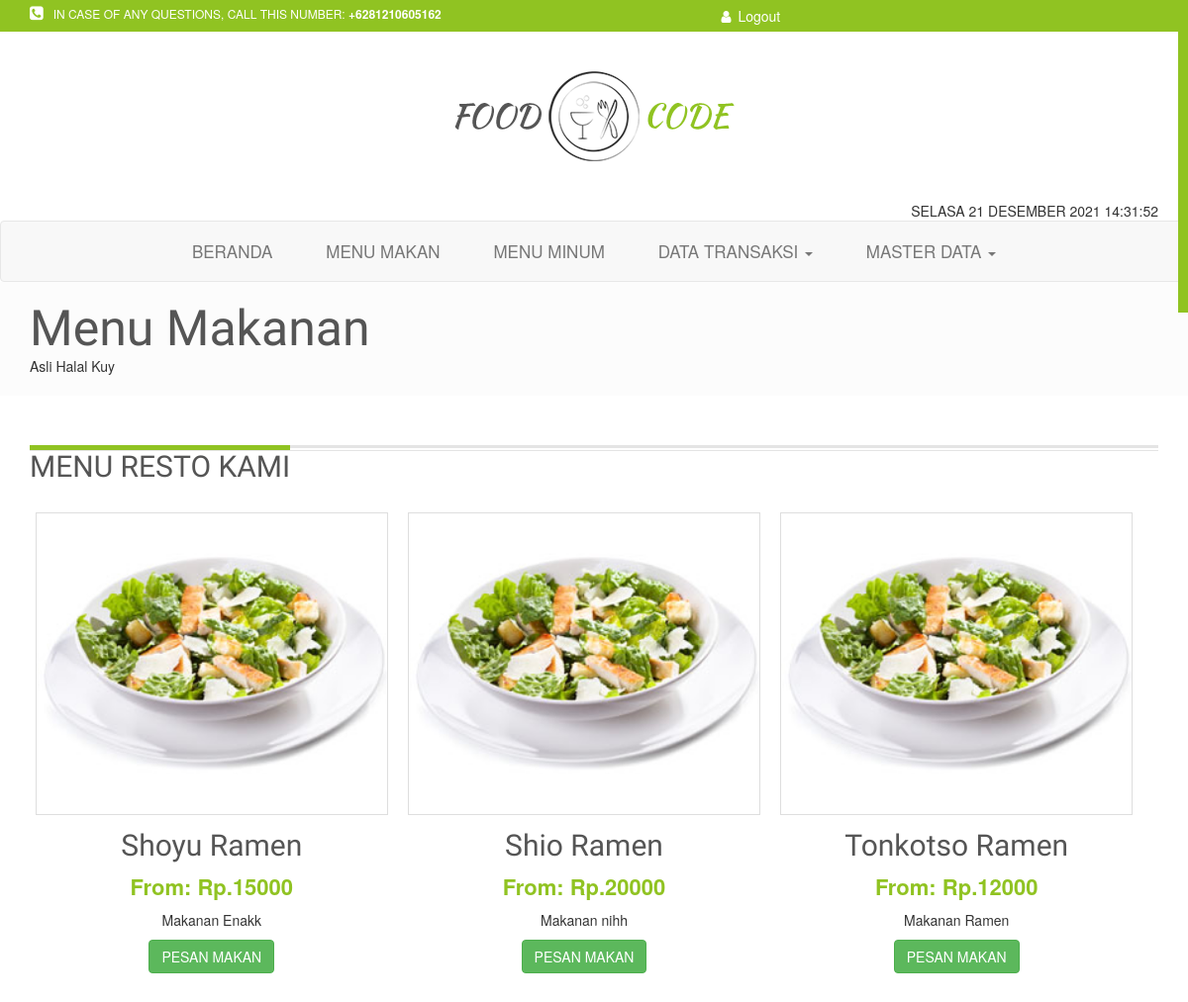
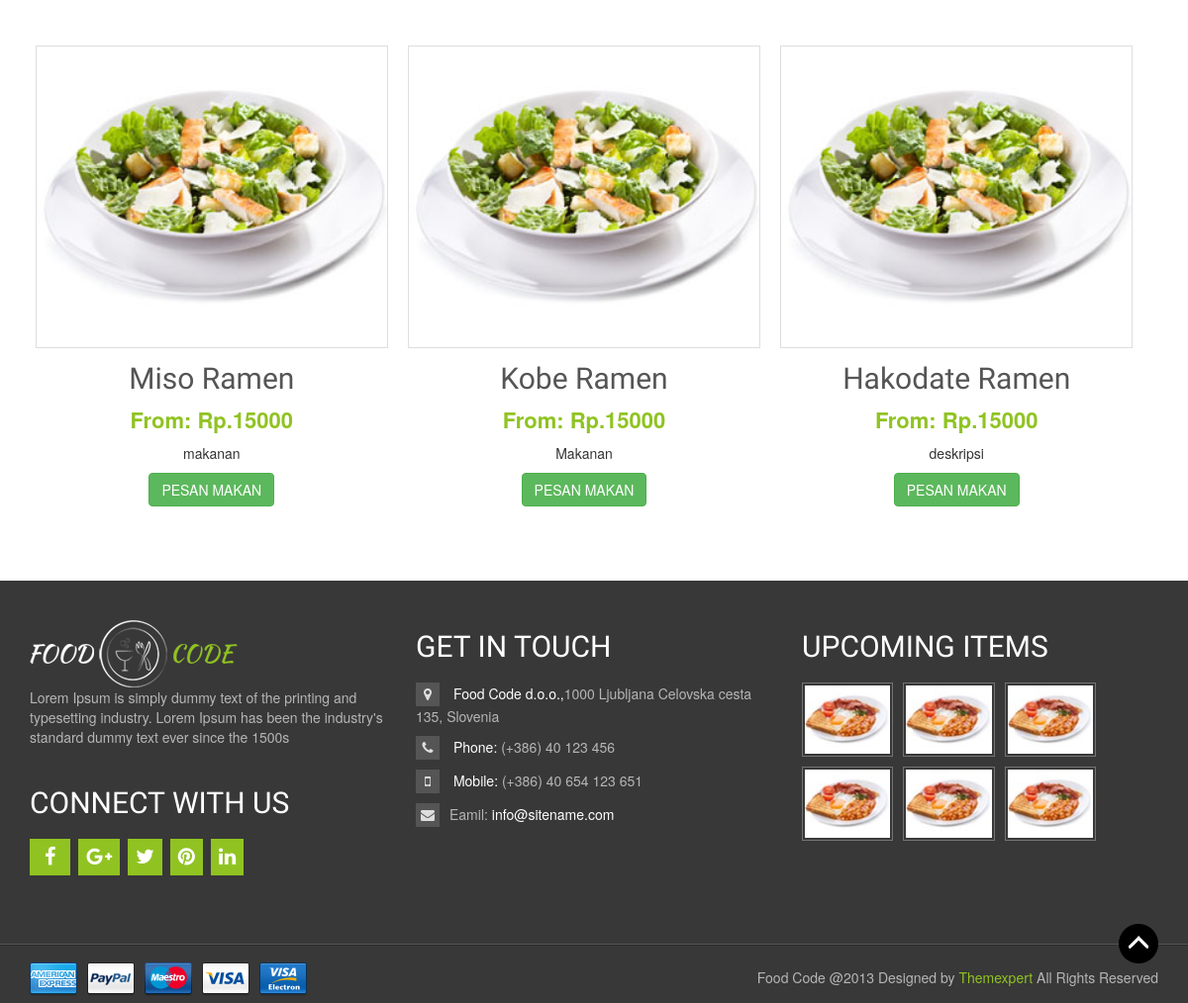
The page /makanan.php (signed in) on the database its author committed (2 pictures, top to bottom).
### tables this page shows
CREATE TABLE `barang`  (
  `id` int(11) NOT NULL AUTO_INCREMENT,
  `nama` varchar(255) NULL DEFAULT NULL,
  `harga` varchar(255) NULL DEFAULT NULL,
  `deskripsi` varchar(255) NULL DEFAULT NULL,
  `tipe` varchar(255) NULL DEFAULT NULL,
  `status` varchar(255) NULL DEFAULT NULL,
  PRIMARY KEY (`id`) USING BTREE
);

### makanan.php (the view, shortened to what this page needs)
<!doctype html>
<html lang="en">
<head>
	<link rel="stylesheet" href="css/nivo-slider.css" type="text/css" />
	<link rel="stylesheet" href="css/owl.carousel.css">
	<link rel="stylesheet" href="css/bootstrap.min.css">
	<link rel="stylesheet" href="css/font-awesome.min.css">
	<link rel="stylesheet" href="css/style.css">
	<link rel="stylesheet" href="css/responsive.css">
</head>
<body>
	<?php
		require_once('header.php');
	?>
	<section id="topic-header">
		<div class="container">
			<div class="row">
				<div class="col-md-4">
					<h1>Menu Makanan</h1>
					<p>Asli Halal Kuy</p>
			</div>
		</div>
	</section>
	<section id="shop">
		<div class="container">
			<div class="row">
				<div class="col-md-12">
					<div class="products-heading">
						<h2>MENU RESTO KAMI</h2>
					</div>
					<div class="product-grid">
					    <ul>
					    	<?php
					    		$ambildata = mysqli_query($conn,"SELECT * FROM barang where tipe = 1");
									$row = mysqli_num_rows($ambildata);
									if ($row > 0) {
										while($tampil = mysqli_fetch_array($ambildata)){
											echo "<li><div class=\"products\">
													<a href=\"#\">
														<img src=\"images/product-image-8.jpg\" alt=\"\">
													</a>
													<a href=\"#\">
														<h4>".$tampil['nama']."</h4>
													</a>
													<p class=\"price\">From: Rp.".$tampil['harga']."</p>
													<p >".$tampil['deskripsi']."</p>
													<div >
														<button type=\"button\" class=\"btn btn-success\" data-toggle=\"modal\" data-target=\"#tambah\">PESAN MAKAN</button>
													</div>
												</div></li>";
										}
									}else {
										echo "<tr>
													<td colspan=\"9\" align=\"center\"> TIdak ada data</td>
													</tr>";
									}
					    	?>
								    </div>
								  </div>
								</div>
					</div>
	<footer>
		<div class="container">
			<div class="row">
				<div class="col-md-4">
					<div class="block clearfix">
						<a href="#">
							<img src="images/footer-logo.png" alt="">
						</a>
						<p>
							Lorem Ipsum is simply dummy text of the printing and typesetting industry. Lorem Ipsum has been the industry's standard dummy text ever since the 1500s
						</p>
						<h4 class="connect-heading">CONNECT WITH US</h4>
						<ul class="social-icon">
							<li>
								<a class="facebook-icon" href="#">
									<i class="fa fa-facebook"></i>
								</a>
							</li>
							<li>
								<a class="plus-icon" href="#">
									<i class="fa fa-google-plus"></i>
								</a>
							</li>
							<li>
								<a class="twitter-icon" href="#">
									<i class="fa fa-twitter"></i>
								</a>
							</li>
							<li>
								<a class="pinterest-icon" href="#">
									<i class="fa fa-pinterest"></i>
								</a>
							</li>
							<li>
								<a class="linkedin-icon" href="#">
									<i class="fa fa-linkedin"></i>
								</a>
							</li>
						</ul>
					</div>
				</div>
				<div class="col-md-4">
					<div class="block">
						<h4>GET IN TOUCH</h4>
						<p ><i class="fa  fa-map-marker"></i> <span>Food Code d.o.o.,</span>1000 Ljubljana Celovska cesta 135, Slovenia</p>
						<p> <i class="fa  fa-phone"></i> <span>Phone:</span> (+386) 40 123 456 </p>
						<p> <i class="fa  fa-mobile"></i> <span>Mobile:</span> (+386) 40 654 123 651</p>
						<p class="mail"><i class="fa  fa-envelope"></i>Eamil: <span>info@sitename.com</span></p>
					</div>
				</div>
				<div class="col-md-4">
					<div class="block">
						<h4>UPCOMING ITEMS</h4>
						<div class="media">
						  	<a class="pull-left" href="#">
						    	<img class="media-object" src="images/product-item.jpg" alt="...">
						  	</a>
						  	<a class="pull-left" href="#">
						    	<img class="media-object" src="images/product-item.jpg" alt="...">
						  	</a>
						  	<a class="pull-left" href="#">
						    	<img class="media-object" src="images/product-item.jpg" alt="...">
						  	</a>
						  	<a class="pull-left" href="#">
						    	<img class="media-object" src="images/product-item.jpg" alt="...">
						  	</a>
						  	<a class="pull-left" href="#">
						    	<img class="media-object" src="images/product-item.jpg" alt="...">
						  	</a>
						  	<a class="pull-left" href="#">
						    	<img class="media-object" src="images/product-item.jpg" alt="...">
						  	</a>
						</div>
					</div>
				</div>
			</div>
		</div>
		<div class="footer-bottom">
			<div class="container">
				<div class="row">
					<div class="col-md-12">
						<ul class="cash-out pull-left">
							<li>
								<a href="#">
									<img src="images/American-Express.png" alt="">
								</a>
							</li>
							<li>
								<a href="#">
									<img src="images/PayPal.png" alt="">
								</a>
							</li>
							<li>
								<a href="#">
									<img src="images/Maestro.png" alt="">
								</a>
							</li>
							<li>
								<a href="#">
									<img src="images/Visa.png" alt="">
								</a>
							</li>
							<li>
								<a href="#">
									<img src="images/Visa-Electron.png" alt="">
								</a>
							</li>
						</ul>
						<p class="copyright-text pull-right">Food Code @2013 Designed by <a href="http://www.themexpert.com">Themexpert</a> All Rights Reserved</p>
					</div>
				</div>
			</div>
		</div>
	</footer>
	<a id="back-top" href="#"></a>
</body>
</html>

### header.php (shortened to what this page needs)
<?php
	$url = $_SERVER['REQUEST_URI'];
?>
<section id="top">
	<div class="container">
		<div class="row">
			<div class="col-md-7">
				<p class="contact-action"><i class="fa fa-phone-square"></i>IN CASE OF ANY QUESTIONS, CALL THIS NUMBER: <strong>+6281210605162</strong></p>
			</div>
			<div class="col-md-3 clearfix">
				<ul class="login-cart">
					<li>
						<a href="logout.php" class="btn">
						<i class="fa fa-user"></i>
							Logout
						</a>
					</li>
				</ul>
			</div>
		</div>
	</div>
</section>
<header>
	<div class="container">
		<div class="row">
			<div class="col-md-12">
				<a href="#">
					<img src="images/logo.png" alt="logo">
				</a>
			</div>
		</div>
	</div>
</header>
<div class="container" style="text-align: right;">
	<span id="date_time"></span>
</div>
<nav class="navbar navbar-default">
	<div class="container">
	    <div class="collapse navbar-collapse" id="bs-example-navbar-collapse-1">
	      	<ul class="nav navbar-nav nav-main">
	        	<li class="<?php echo $url === '/order/dashboard.php' ? 'active' : ''?>"><a href="index.php">BERANDA</a></li>
				<li class="<?php echo $url === '/order/makanan.php' ? 'active' : ''?>"><a href="makanan.php">MENU MAKAN</a></li>
				<li class="<?php echo $url === '/order/minuman.php' ? 'active' : ''?>"><a href="minuman.php">MENU MINUM</a></li>
				<li class="<?php echo $url === '/order/hari.php' || $url === '/order/minggu.php' || $url === '/order/dbulan.php' ? 'active dropdown' : 'dropdown'?>">
					<a href="#">
						DATA TRANSAKSI
						<span class="caret"></span>
					</a>
				</li>
				<li class="<?php echo $url === '/order/user.php' || $url === '/order/user.php' || $url === '/order/user.php' ? 'active dropdown' : 'dropdown'?>">
					<a href="#">
						MASTER DATA
						<span class="caret"></span>
					</a>
				</li>
	        </ul>
	    </div>
	</div>
</nav>

### css/style.css (style rules this page uses)
li { list-style: none; }
h1,h2,h3,h4,h5,h6 { font-family: 'Yanone Kaffeesatz', sans-serif;color: #555 }
h1 { font-size: 50px; }
h2 { font-size: 40px; }
h4 { font-size: 30px; }
ul { padding-left: 0; }
section+section { margin-top: 50px; }
#back-top { position: fixed; bottom: 30px; width: 40px; color: #bbb; height: 50px; right: 30px; display: block; text-align: center; background: url("../images/top.png") no-repeat; }
#top { width: 100%; background: #90c322; font-size: 12px; color: #fff; padding: 5px 0; }
#top .contact-action { margin-bottom: 0; }
#top p i { font-size: 16px; margin-right: 10px; }
#top .login-cart li { float: left; }
#top .login-cart li a { color: #fff ; padding: 0 15px; font-size: 14px; -webkit-transition: .4s ease-in-out; -moz-transition: .4s ease-in-out; -ms-transition: .4s ease-in-out; -o-transition: .4s ease-in-out; transition: .4s ease-in-out; }
#top .login-cart li a i { margin-right: 3px; }
header { padding: 40px 0; text-align: center; }
.nav-main li { -webkit-transition: .2s ease-in-out; -moz-transition: .2s ease-in-out; -ms-transition: .2s ease-in-out; -o-transition: .2s ease-in-out; transition: .2s ease-in-out; font-size: 17px; }
.nav-main > li::before { top: -2px; -webkit-transform: translateY(-10px); -moz-transform: translateY(-10px); transform: translateY(-10px); }
.nav-main > li:after { bottom: -2px; -webkit-transform: translateY(10px); -moz-transform: translateY(10px); transform: translateY(10px); }
.nav-main > li::before, .nav-main > li::after { position: absolute; left: 0; width: 100%; height: 2px; background: #90c322; content: ''; opacity: 0; -webkit-transition: opacity 0.3s, -webkit-transform 0.3s; -moz-transition: opacity 0.3s, -moz-transform 0.3s; transition: opacity 0.3s, transform 0.3s; }
.nav-main > li a { padding: 20px 15px; color: #555; font-size: 17px; }
.navbar-nav { float: none; text-align: center; }
.navbar-nav>li { float: none; display: inline-block; margin:0 10px; }
.products-heading { margin-top: 20px; background: url("../images/titleBorder.png"); background-repeat: repeat-x; }
.products-heading h2 { margin: 0px 0 20px ; border-top: 5px solid #90c322; display: inline-block; }
.products { text-align: center; margin-bottom: 65px; cursor: pointer; }
.products a img { width: 100%; border: 1px solid #dedede; -webkit-transition: 0.3s ease-in-out; -moz-transition: 0.3s ease-in-out; -ms-transition: 0.3s ease-in-out; -o-transition: 0.3s ease-in-out; transition: 0.3s ease-in-out; }
.products a h4 { margin-top: 14px; -webkit-transition: 0.2s ease-in-out; -moz-transition: 0.2s ease-in-out; -ms-transition: 0.2s ease-in-out; -o-transition: 0.2s ease-in-out; transition: 0.2s ease-in-out; }
.price { font-size: 22px; color: #90c322; font-weight: bold; margin-bottom: 8px; }
footer { background: #383838; color: #fff; padding-top: 40px; }
footer .block { color: #B6B6B6; }
footer .block p i { color: #dedede; margin-right: 10px; background: #555; width: 24px; line-height: 24px; text-align: center; }
footer .block h4 { margin-bottom: 20px; color: #fff; }
footer .block .media-object { border:1px solid #747474; padding: 2px; height: 75px; }
footer .block .media>.pull-left { margin-bottom: 10px; }
footer .block span { color: #fff; }
.footer-bottom { width: 100%; margin-top: 70px; border-top: 1px solid #2C2C2C; box-shadow: 0 -1px 0 #575656; padding-top: 10px; }
.copyright-text { margin-top: 12px; color: #B6B6B6; }
.copyright-text a { color: #90c322; }
.social-icon li { float: left; margin-right: 8px; }
.social-icon li a i { color: #fff; font-size: 20px; }
.social-icon li a { padding: 8px; background: #90c322; display: inline-block; }
.facebook-icon .fa-facebook { padding: 0px 7px; }
.cash-out { padding: 0; margin-bottom: 0px; }
.cash-out li { float: left; }
.cash-out li a { padding-right: 10px; }
.cash-out li a img { -webkit-transition: all 0.2s ease-in-out; -moz-transition: all 0.2s ease-in-out; -ms-transition: all 0.2s ease-in-out; -o-transition: all 0.2s ease-in-out; transition: all 0.2s ease-in-out; }
.connect-heading { margin-top: 40px; }
#topic-header { background: #FCFCFC; width: 100%; padding: 20px 0; margin: -20px 0; }
#topic-header h1,#topic-header p { margin: 0; }
.product-grid ul { text-align: center; }
.product-grid ul li { width: 33%; text-align: center; padding: 10px 20px 0 0px; display: inline-block; vertical-align: top; }
#shop .products-heading h2 { font-size: 30px; }

### rows shown on the page
barang: nama "Shoyu Ramen", harga "15000", deskripsi "Makanan Enakk"
barang: nama "Shio Ramen", harga "20000", deskripsi "Makanan nihh"
barang: nama "Tonkotso Ramen", harga "12000", deskripsi "Makanan Ramen"
barang: nama "Miso Ramen", harga "15000", deskripsi "makanan"
barang: nama "Kobe Ramen", harga "15000", deskripsi "Makanan"
barang: nama "Hakodate Ramen", harga "15000", deskripsi "deskripsi"
